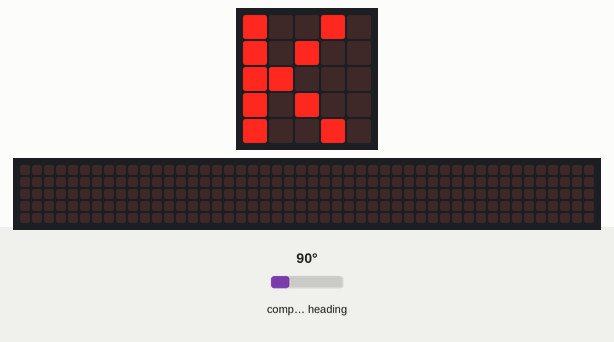
A program run on a simulated BBC micro:bit (MakeCode). Shown: the board's 5×5 LED display, a strip that is not on the board, showing the scrolling text unrolled. The test bench sets the inputs (shaded band); at power-on: compass heading 90°. The 48×5 strip is a reading aid, not a part: it shows the text the display is scrolling, unrolled, one strip-width of it at a time; the compass is already calibrated.

Above: at 1.2 s.
1.3 s: compass heading set to 131°
2.8 s: compass heading set to 139°
At 3.6 s:
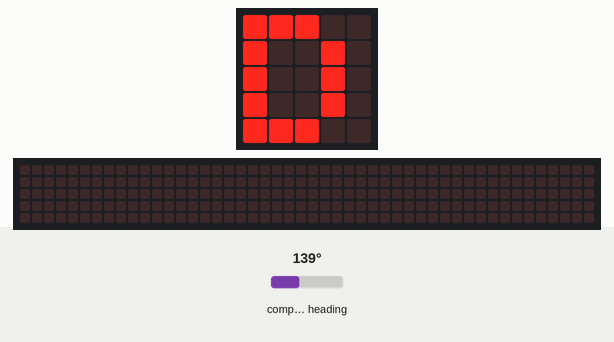
4.5 s: compass heading set to 221°
6.0 s: compass heading set to 227°
At 6.23 s:
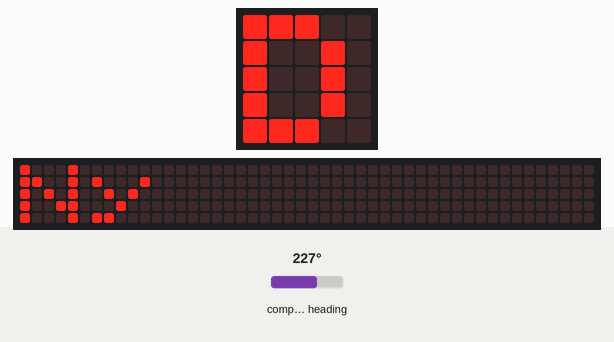
8.1 s: compass heading set to 7°
At 9.2 s:
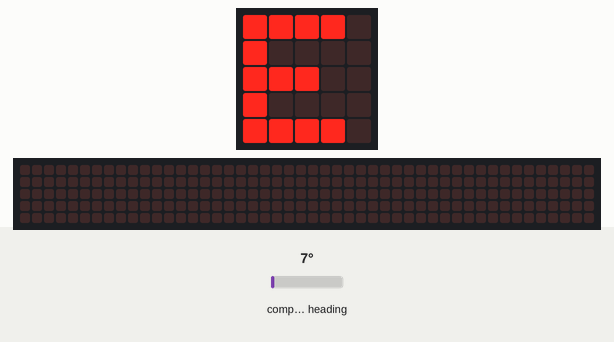
10.3 s: compass heading set to 41°
11.8 s: compass heading set to 48°
At 13.3 s:
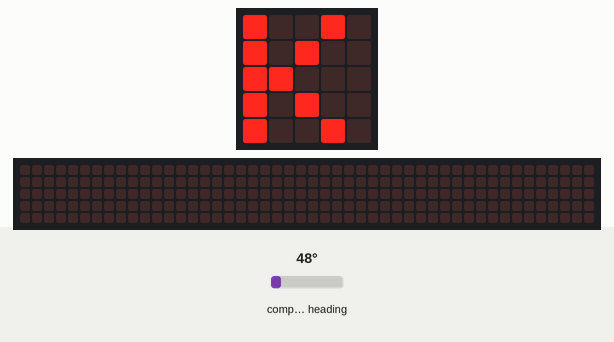
Timing chart, 0 to 14.4 s (numbered marks = the images above; inputs shaded):
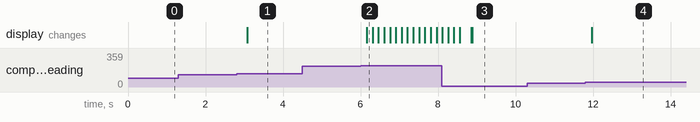

Measured:
- the behaviour switches between 134 and 135° on compass heading (found by bisection; images 0 and 1)
- the behaviour switches between 224 and 225° on compass heading (found by bisection; images 1 and 2)
- the behaviour switches between 44 and 45° on compass heading (found by bisection; images 3 and 4)
- after the input at 1.3 s, every drawn part: stays the same
- after the input at 2.8 s, the display: changes after 0.28 s (image 1)
- after the input at 4.5 s, every drawn part: stays the same
- after the input at 6.0 s, the display: changes after 0.16 s (image 2)
- after the input at 8.1 s, the display: first differs from a run without the input after 0.78 s (image 3)
- after the input at 10.3 s, every drawn part: stays the same
- after the input at 11.8 s, the display: changes after 0.16 s (image 4)

The program:

main.ts
```typescript
let Degres = 0
basic.forever(function () {
    Degres = input.compassHeading()
    if (Degres < 45) {
        basic.showString("E")
    } else if (Degres < 135) {
        basic.showString("K")
    } else if (Degres < 225) {
        basic.showString("D")
    } else if (Degres < 315) {
        basic.showString("Ny")
    } else {
        basic.showString("E")
    }
})
```

test.ts
```typescript
// ide kerülnek a tesztek; a rendszer ezt nem kompilálja, ha a csomagot bővítményként használják.
```
